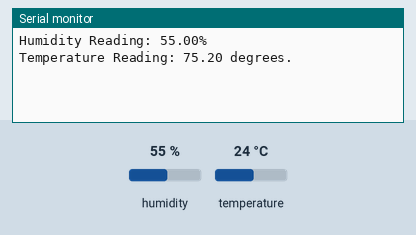
Bench run of a program on a simulated Arduino Uno R4 WiFi. Shown: the last lines printed to the serial monitor. The test bench sets the inputs (shaded band); at power-on: humidity 55 %, temperature 24 °C.

Above: at 1.3 s.
1.4 s: humidity set to 22 %
At 2.0 s:
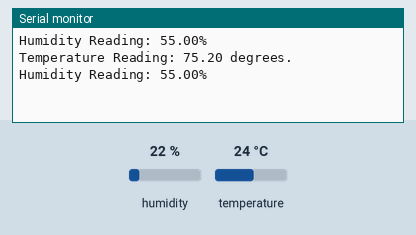
2.9 s: temperature set to 12 °C
At 3.6 s:
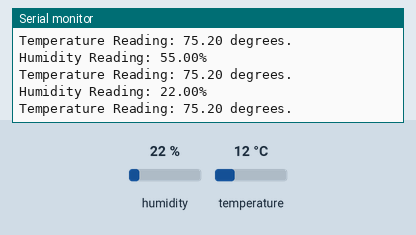
4.4 s: humidity set to 40 %
At 5.1 s:
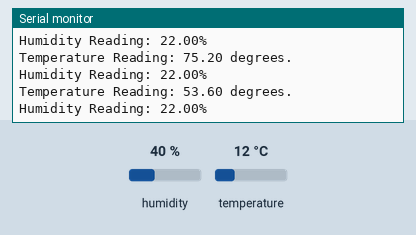
Timing chart, 0 to 7.4 s (numbered marks = the images above; inputs shaded):
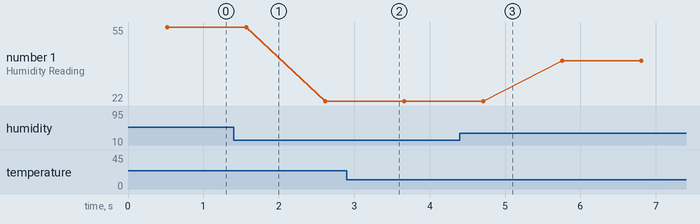

The program:

main.cpp
```cpp
//Linked library for DHT11 located in platform.ini file --> lib_deps = https://github.com/dhrubasaha08/DHT11 @ ^2.1.0
#include <Arduino.h>
#include <DHT11.h>
const int temp_sensor_pin = 2;

DHT11 temp_sensor(temp_sensor_pin); //declares a new object called temp_sensor from the DHT11 class. The var name in ( ) is called a constructors. They give the object needed default values.

//Function Prototypes. Needed in C++, the compiler needs to know about these functions first before using.
void read_humidity();
void read_temp();
float c_to_f(float temp_in_c);

void setup() {

  Serial.begin(9600);
  temp_sensor.setDelay(2000); //Prob set to every 30 minutes for plant care.
}

void loop() {
  read_humidity();
  read_temp();
}

void read_humidity(){
  float humidity = temp_sensor.readHumidity();
  if(humidity != DHT11::ERROR_CHECKSUM && humidity != DHT11::ERROR_TIMEOUT ){    //This checks for a checksum error (error during transmission from sensor to arduino) and a timeout error (hardware defect). If these are not present it reads temp, if the are it will give an error string.
    Serial.println("Humidity Reading: " + String(humidity) + "%");
  } else{
    Serial.println(DHT11::getErrorString(humidity));
  }
}

void read_temp(){
  float temp = temp_sensor.readTemperature();
  if(temp != DHT11::ERROR_CHECKSUM && temp != DHT11::ERROR_TIMEOUT){
    float converted_temp = c_to_f(temp);
    Serial.println("Temperature Reading: " + String(converted_temp) + " degrees.");
  } else{
    Serial.println(DHT11::getErrorString(temp));
  }
}

float c_to_f(float temp_in_c){
  return (temp_in_c) * (9./5.) + 32;  //REMEMBER TO PUT A DECIMAL POINT SO THAT THE INTS BECOME FLOATS SO THE MATH CHECKS OUT
}
```

Measured:
- plotted number 1: 55 → 22 after the input at 1.4 s, 22 → 40 after the input at 4.4 s
